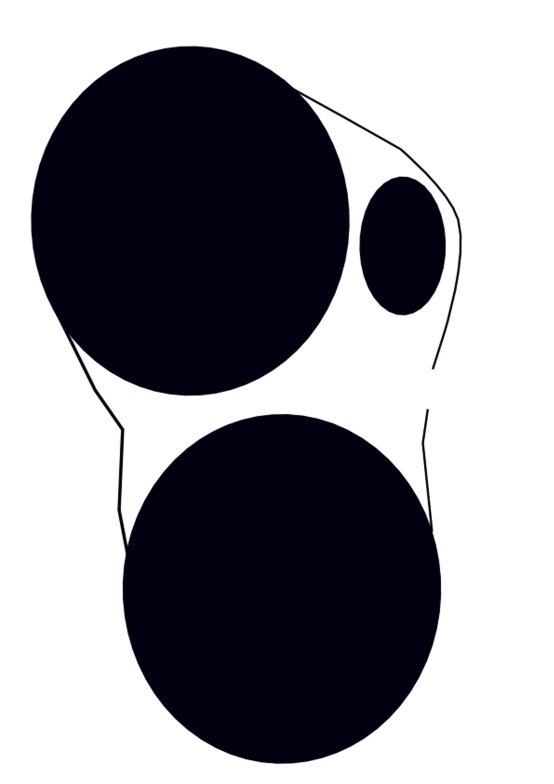
#> input picture BIROMED/knee.png, 1107 x 1567 px (shown at 1/2 size)
$ jupyter execute --allow-errors Final.ipynb
#> lines starting #> are read from the running program, lines starting #| are printed output that depends on the picture
[cell 1]
import math
import random
from time import sleep
import pickle
import sys

import numpy as np
import pandas as pd
from matplotlib import image, pyplot, figure, patches
from tqdm.notebook import tqdm
from matplotlib.animation import FuncAnimation
import scipy.interpolate as si

from PIL import Image, ImageDraw

[cell 2]
# Initialising Path Planning Simulation Parameters

# Initialising Link Lengths of the endoscope.

tipLength = 150 # End-effector link is longer than the other analogous to the dimensions in Zsombor's thesis.
linkLength = 50 # Have simplified all the link lengths except the end-effector to be equidistant.

noOfLinks = 6 # Number of Links in the endoscope

# Distance factors for collision checking.
# Task Space Solution Generation uses a stricter factor (generationDimFactor) than Configuration Space Solution Generation (actualDimFactor)
generationDimFactor = .9
actualDimFactor = .6

[cell 3]
img = Image.open('knee.png') # Reading the knee image for Simulation
#> img is the input picture: PIL image 1107x1567 RGB; mean R, G, B 145.7, 145.7, 152.5

[cell 4]
# Transformation functions for flipping image to conventional xy axes and back to the original axes.

def convertImgAxArr2CoordAxArr(ar):
    return np.fliplr(ar.T)

def convertCoordAxArr2ImgAxArr(ar):
    return np.fliplr(ar).T

[cell 5]
# Storing numpy array versions of the image in both axes

img_arr = np.array(img.convert('L'))
arr = convertImgAxArr2CoordAxArr(img_arr)
#> in convertImgAxArr2CoordAxArr, `return np.fliplr(ar.T)`:
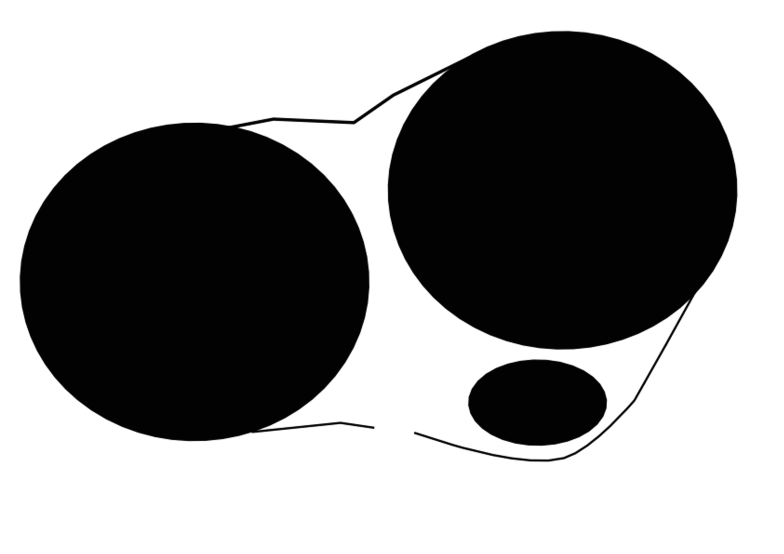
#> returned value: shape (1107, 1567) (shown at 1/2 size); min 0, max 255, mean 146.5

[cell 6]
# Function which returns points within a square of certain length around the point of interest

def returnPointCollisionCheckingAreaPoints(collisionCheckList, numSteps, currCoord):
    for i in range(0,(numSteps+1)):
        for j in range(0,(numSteps+1)):
            collisionCheckList.append(((currCoord[0]+i),(currCoord[1]+j)))
            collisionCheckList.append(((currCoord[0]-i),(currCoord[1]+j)))
            collisionCheckList.append(((currCoord[0]+i),(currCoord[1]-j)))
            collisionCheckList.append(((currCoord[0]-i),(currCoord[1]-j)))

[cell 7]
def checkLinkCollision(startCoord, endCoord, ar, dimFactor=generationDimFactor):

    ar = ar.copy()

    # Extending the line coordinates to the closest integers outside them

    if startCoord[0] <= endCoord[0]:
        startCoord[0] = math.floor(startCoord[0])
        endCoord[0] = math.ceil(endCoord[0])
    else:
        startCoord[0] = math.ceil(startCoord[0])
        endCoord[0] = math.floor(endCoord[0])

    if startCoord[1] <= endCoord[1]:
        startCoord[1] = math.floor(startCoord[1])
        endCoord[1] = math.ceil(endCoord[1])
    else:
        startCoord[1] = math.ceil(startCoord[1])
        endCoord[1] = math.floor(endCoord[1])

    collisionCheckList = [] # Initialising the array which should contain the list of points around a line within which collision should be checked.
    collisionTolerance = dimFactor # Collision Tolerance in mm
    stepInMM = .1 # Quantifying the value of a step in pixel in mm from geometrical approximate
    numSteps = int( collisionTolerance / stepInMM ) + 1 # Quantifying the number of pixel steps around a point for which collision should be checked.
    theta = math.atan2((endCoord[1]-startCoord[1]),(endCoord[0]-startCoord[0])) # Computing angle of the line
    tanTheta = math.tan(theta)

    # Identifying the leading direction of the line

    if -(math.pi/4) <= theta <= (math.pi/4):
        direction = 'x'
    elif (math.pi/4) <= theta <= (math.pi + (math.pi/4)):
        direction = 'y'
    elif -(math.pi + (math.pi/4)) <= theta <= -(math.pi/4):
        direction = '-y'
    else:
        direction = '-x'

    if '-' in direction:
        leadingStep = -1
    else:
        leadingStep = 1

    # Identifying the perpendicular step to be taken as we take an unit step in leading direction

    if 'x' in direction:
        perpendStep = tanTheta * leadingStep
        count = abs(endCoord[0]-startCoord[0])
    elif 'y' in direction:
        perpendStep = leadingStep / tanTheta
        count = abs(endCoord[1]-startCoord[1])

    # Collecting List of Points Around the line where collsion checking must be done

    for i in range(count):
        if 'x' in direction:
            nextCoord = ( ( startCoord[0] + ( i * leadingStep ) ) ,( startCoord[1] + round( i * perpendStep ) ) )
        elif 'y' in direction:
            nextCoord = ( ( startCoord[0] + round( i * perpendStep ) ) ,( startCoord[1] + ( i * leadingStep ) ) )
        returnPointCollisionCheckingAreaPoints(collisionCheckList,numSteps,nextCoord)

    returnPointCollisionCheckingAreaPoints(collisionCheckList,numSteps,endCoord)

    collisionCheckList = list(set(collisionCheckList)) # Removing duplicates from collisionCheckList

    # Performing Collsion Checking

    for coord in collisionCheckList:
        if ( coord[0] >= ar.shape[0] ) or ( coord[1] >= ar.shape[1] ):
            continue
        if ar[coord[0],coord[1]] <= 128:
            return True

    return False

[cell 8]
# Function which Plots a Line according to our desired style processing flipped image coordinates

def plotLine(startCoord=None, endCoord=None, currCoords = None, withMarker=True, color='g'):
    if currCoords == None:
        currCoords = [startCoord, endCoord]
    if withMarker:
        pyplot.plot([c[0] for c in currCoords],[(arr.shape[1]-c[1]) for c in currCoords],linestyle='-',color=color,marker='o')
    else:
        pyplot.plot([c[0] for c in currCoords],[(arr.shape[1]-c[1]) for c in currCoords],linestyle='-',color=color)

[cell 9]
class TaskSpacePlanner:

    # Class for task space solution generation and handling
    # Generates solution in reverse from the end configuration to the start configuration

    class Node:

        # Class which handles the link's end position, orientation and its parent

        def __init__(self, x, y, theta):

            self.x = x
            self.y = y
            self.theta = theta
            self.parent = None

    def __init__(self, start, goal, fp = 10, cp = 1.5, rho = 10, alpha = 0.06, epsilon=100, max_iter=200000, fileName=None):

        # Initialising the start and end coordinates for the end-effector

        self.start = self.Node(start[0], start[1], self.wrap_theta(start[2]))
        self.end = self.Node(goal[0], goal[1], self.wrap_theta(goal[2]))

        # Initialising the boundary dimension around start coordinate within which random node would be sampled
        self.init_fp = fp
        self.fpX = fp
        self.fpY = fp
        self.cp = cp # Factor of geometric increase of fp

        self.rho = rho # Unit step in translation
        self.alpha = alpha # Unit step in orientation
        self.epsilon = epsilon # Distance relaxation around start coordinate for convergence
        self.max_iter = max_iter # Maximum iterations of solution search

        self.T_goal = [self.end] # Tree of connected nodes from the end configuration
        self.trajectoryNodes = [] # List to store final main branch list of nodes from end configuration to start configuration
        self.extNodes = [] # Synthesised additional nodes for generating configuration space solution later on

        if not (fileName == None):
            self.load_state(fileName) # Loading solution directly from file when filename is provided

    # Function to store the generated solution in the object in a file

    def save_state(self, fileName):
        sf = pd.DataFrame(columns=["start","end","init_fp","fpX","fpY","cp","rho",
                                   "alpha","epsilon","T_goal","max_iter","trajectoryNodes","extNodes"])
        s = self.convertNodeToArray(self.start)
        e = self.convertNodeToArray(self.end)
        T_g = [self.convertNodeToArray(t) for t in self.T_goal]
        t_N = [self.convertNodeToArray(t) for t in self.trajectoryNodes]
        e_N = [self.convertNodeToArray(t) for t in self.extNodes]

        sf = sf.append({
                            "start":s,
                            "end":e,
                            "init_fp":self.init_fp,
                            "fpX":self.fpX,
                            "fpY":self.fpY,
                            "cp":self.cp,
                            "rho":self.rho,
                            "alpha":self.alpha,
                            "epsilon":self.epsilon,
                            "T_goal":T_g,
                            "max_iter":self.max_iter,
                            "trajectoryNodes":t_N,
                            "extNodes":e_N
                      }, ignore_index=True)

        sf.to_csv(fileName,index=False)

    # Function to read the generated solution from a file

    def load_state(self, fileName):

        sf = pd.read_csv(fileName)

        self.start = self.readNodeFromArray(self.local_eval(sf.start.iloc[0]))
        self.end = self.readNodeFromArray(self.local_eval(sf.end.iloc[0]))
        self.T_goal = [self.readNodeFromArray(t) for t in self.local_eval(sf.T_goal.iloc[0])]
        self.trajectoryNodes = [self.readNodeFromArray(t) for t in self.local_eval(sf.trajectoryNodes.iloc[0])]
        self.extNodes = [self.readNodeFromArray(t) for t in self.local_eval(sf.extNodes.iloc[0])]
        self.init_fp = self.local_eval(sf.init_fp.iloc[0])
        self.fpX = self.local_eval(sf.fpX.iloc[0])
        self.fpY = self.local_eval(sf.fpY.iloc[0])
        self.cp = self.local_eval(sf.cp.iloc[0])
        self.rho = self.local_eval(sf.rho.iloc[0])
        self.alpha = self.local_eval(sf.alpha.iloc[0])
        self.epsilon = self.local_eval(sf.epsilon.iloc[0])
        self.max_iter = self.local_eval(sf.max_iter.iloc[0])

    # Function for generating the task space plan

    def plan(self):

        # Generating link's extremes from Node
        linkStartCoord = [self.end.x,self.end.y]
        linkEndX = self.end.x + ( tipLength * math.cos( self.end.theta + math.pi ) )
        linkEndY = self.end.y + ( tipLength * math.sin( self.end.theta + math.pi ) )
        linkEndCoord = [linkEndX, linkEndY]

        # Checking if end link under collision
        if checkLinkCollision( linkStartCoord, linkEndCoord, arr ):
            print("Start under Collision")
            return None

        for i in tqdm(range(self.max_iter)):

            rnd_node = self.get_random_node() # Generating Random Node

            # Identifying nearest node to random node
            nearest_ind = self.get_nearest_node_index(self.T_goal, rnd_node)
            nearest_node = self.T_goal[nearest_ind]

            new_node = self.steer(nearest_node, rnd_node) # Generating a new node from nearest node in the direction of random node

            # Generating a new node coords to verify for collision
            linkStartCoord = [new_node.x,new_node.y]
            linkEndX = new_node.x + ( tipLength * math.cos( new_node.theta + math.pi ) )
            linkEndY = new_node.y + ( tipLength * math.sin( new_node.theta + math.pi ) )
            linkEndCoord = [linkEndX, linkEndY]

            # Checking for collision
            if not checkLinkCollision( linkStartCoord, linkEndCoord, arr, dimFactor=actualDimFactor):

                self.T_goal.append(new_node) # Appending new node to tree
                self.fp = self.init_fp # Resetting random node generation window

                # Checking if new node is in proximity to start
                if self.calc_dist_to_start(self.T_goal[-1].x, self.T_goal[-1].y) <= self.epsilon:

                    lastNode = self.T_goal[-1]
                    d, t = self.calc_distance_and_angle(self.start,lastNode)

                    # Generating artifical nodes which translate the lastNode to the start node with a lower threshold of rho
                    while ( d > self.rho):
                        newX = lastNode.x + ( self.rho * math.cos( t + math.pi ) )
                        newY = lastNode.y + ( self.rho * math.sin( t + math.pi ) )
                        newNode = self.Node(newX,newY,lastNode.theta)
                        newNode.parent = lastNode
                        self.T_goal.append(newNode)
                        lastNode = self.T_goal[-1]
                        d, t = self.calc_distance_and_angle(self.start,lastNode)

                    oldTheta = self.T_goal[-1].theta
                    thetaDiff = self.wrap_theta(self.start.theta - oldTheta)

                    # Rotating the lastNode in steps to align with the start node's orientation
                    if not ( abs(thetaDiff) <= self.alpha ):

                        thetaDiffSign = thetaDiff / abs(thetaDiff)

                        while True:

                            newTheta = oldTheta + (thetaDiffSign * self.alpha)

                            if ( abs(self.wrap_theta(self.start.theta - newTheta)) < self.alpha ):
                                break

                            self.T_goal.append(self.Node(self.T_goal[-1].x,self.T_goal[-1].y,self.wrap_theta(newTheta)))
                            self.T_goal[-1].parent = self.T_goal[-2]

                            oldTheta = newTheta

                    # Appending the start to the tree
                    self.start.parent = self.T_goal[-1]
                    self.T_goal.append(self.start)

                    self.generate_trajectory() # Generating the main branch solution

                    lastNode = self.T_goal[-1]

                    for i in np.arange(self.rho, (tipLength + ( linkLength * noOfLinks ) + self.rho), self.rho):

                        linkEndX = self.start.x + ( i * math.cos( self.start.theta + math.pi ) )
                        linkEndY = self.start.y + ( i * math.sin( self.start.theta + math.pi ) )
                        newNode = self.Node(linkEndX,linkEndY,self.start.theta)
                        newNode.parent = lastNode
                        self.extNodes.append(newNode)
                        lastNode = newNode

                    return self.T_goal

            else:

                # Geometrically incrementing random node synthesis when generated new node is under collision upto the limit of the image shape.

                if self.fpX < arr.shape[0]:
                    self.fpX *= self.cp
                    self.fpX = min(self.fpX, arr.shape[0])

                if self.fpY < arr.shape[1]:
                    self.fpY *= self.cp
                    self.fpY = min(self.fpY, arr.shape[1])

        return None  # if path is not found

    # [54 lines left out: functions steer, calc_dist_to_start, get_random_node, generate_trajectory, not called in this run]

    # Function to read a node from an array
    def readNodeFromArray(self, arr):
        return self.Node(arr[0],arr[1],arr[2])

    # Function to evaluate python data type from string with error handling
    # [7 lines left out: function local_eval, not called in this run]

    # Function to wrap theta within - pi to + pi
    @staticmethod
    def wrap_theta(theta):
        if theta >= 0:
            theta = ( theta % ( 2 * math.pi ) )
            if theta > math.pi:
                theta -= 2 * math.pi
        elif theta < 0:
            theta = - ( abs(theta) % ( 2 * math.pi ) )
            if theta <= - math.pi:
                theta += 2 * math.pi
        return theta

    # Function to calculate distance and angle between coordinates of two nodes
    # [15 lines left out: functions calc_distance_and_angle, get_nearest_node_index, not called in this run]

    # Function to print details of a node
    @staticmethod
    def printNode(n):
        print(n.x,n.y,n.theta)

    # Function to store details of a node in an array
    @staticmethod
    def convertNodeToArray(n):
        return [n.x,n.y,n.theta]

[cell 10]
# Function to check if a node is in collision

# [10 lines left out: function checkNodeCollision, not called in this run]

[cell 11]
# Function to plot node

def plotNode(n,withMarker=True,isTip=True,shouldCheck=True,dimFactor=generationDimFactor):

    # Generating node start and end coordinates
    s = [n.x, n.y]
    if isTip:
        e = [(n.x-(tipLength*math.cos(n.theta))),(n.y-(tipLength*math.sin(n.theta)))]
    else:
        e = [(n.x-(linkLength*math.cos(n.theta))),(n.y-(linkLength*math.sin(n.theta)))]

    color = 'g' # setting default color to green

    # Setting default color to red if asked to check and if under collision
    if shouldCheck:
        if checkLinkCollision(s, e, arr.copy(),dimFactor=dimFactor):
            color='r'

    plotLine(s,e,withMarker=withMarker,color=color) # plotting line for start and end coordinates computed

[cell 12]
# Function to plot the knee environment

def plotEnvironment():
    f = pyplot.figure()
    f.set_figheight(f.get_figheight()*3)
    f.set_figwidth(f.get_figwidth()*5)
    ar = 255*np.ones([(arr.shape[0]+400),arr.shape[1]])
    ar[0:arr.shape[0],:] = arr.copy()
    pyplot.imshow(convertCoordAxArr2ImgAxArr(ar))
    del ar

[cell 13]
# Setting the target

target = TaskSpacePlanner.Node(275,665,(math.pi*1.15))

[cell 14]
# Checking if the target has collision

plotEnvironment()
#> in plotEnvironment, `ar[0:arr.shape[0],:] = arr.copy()`:
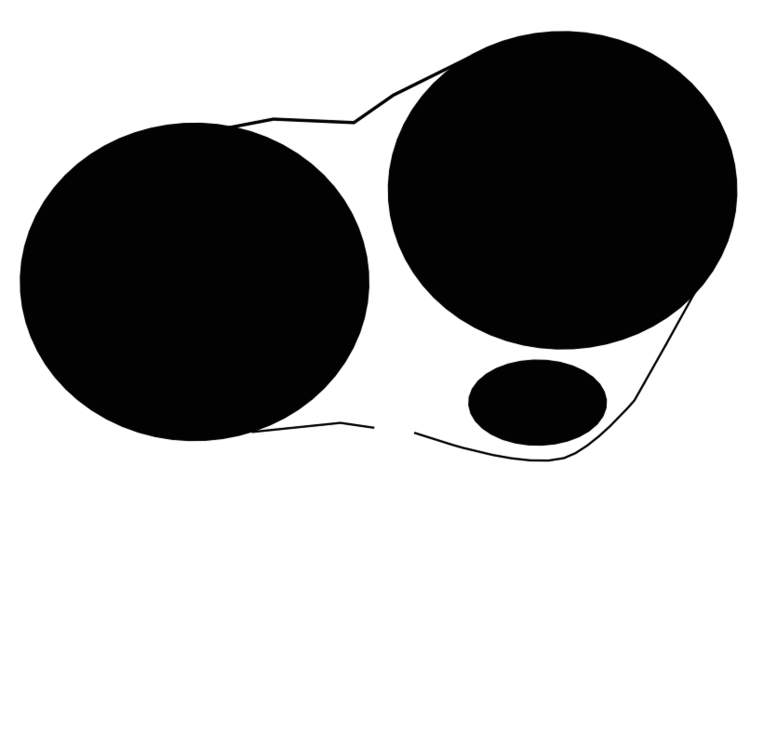
#> ar: shape (1507, 1567) float64 (shown at 1/2 size); min 0, max 255, mean 175.3
#> in convertCoordAxArr2ImgAxArr, `return np.fliplr(ar).T`:
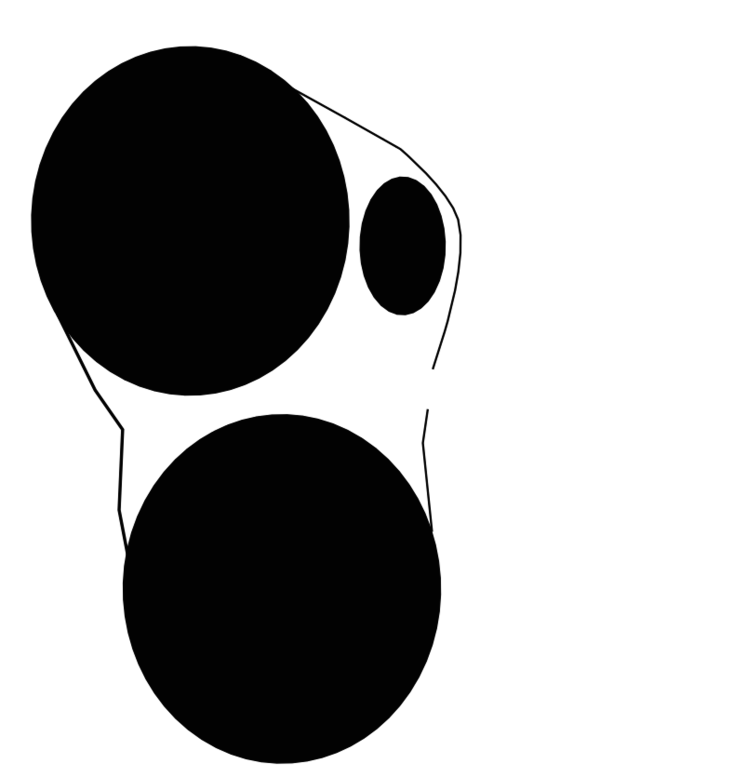
#> returned value: shape (1567, 1507) float64 (shown at 1/2 size); min 0, max 255, mean 175.3
plotNode(target,withMarker=False,isTip=True,shouldCheck=True,dimFactor=generationDimFactor)
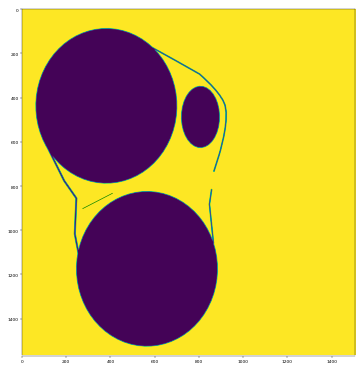
#> figure drawn by matplotlib, 1 panel

[cell 15]
# Set Initial parameters and generate task space solution
taskSpacePlanner = TaskSpacePlanner(start=[950, 800, math.pi],goal=[target.x,target.y,target.theta], max_iter=5000)
#> (the rest of this cell did not finish here and is left out)

#> after the loop in plan, `for i in tqdm(range(self.max_iter)):`: self.T_goal = 1 item; self.extNodes = []; self.fpX = 10

if node_list is None:
    print("Cannot find path")
else:
    print("found path!!")

[cell 16]
fileName = f'Task_Space_Data/start_{taskSpacePlanner.start.x}_{taskSpacePlanner.start.y}_{taskSpacePlanner.start.theta}_end_{taskSpacePlanner.end.x}_{taskSpacePlanner.end.y}_{taskSpacePlanner.end.theta}.csv'

#> (a cell that did not finish here is left out)

#> in save_state, `s = self.convertNodeToArray(self.start)`: s = [950, 800, 3.14]
#> in save_state, `T_g = [self.convertNodeToArray(t) for t in self.T_goal]`: T_g = [[275, 665, -2.67]]
#> in save_state, `e_N = [self.convertNodeToArray(t) for t in self.extNodes]`: e_N = []

#> (a cell that did not finish here is left out)

[cell 19]
# Plotting the tree of nodes

plotEnvironment()
[plotNode(n,withMarker=False,dimFactor = actualDimFactor) for n in taskSpacePlanner.T_goal]
if not (len(taskSpacePlanner.trajectoryNodes) == 0):
    plotLine(currCoords=[[t.x,t.y] for t in taskSpacePlanner.trajectoryNodes],color='k',withMarker=False)
pyplot.title("Tree of Nodes")
pyplot.show()
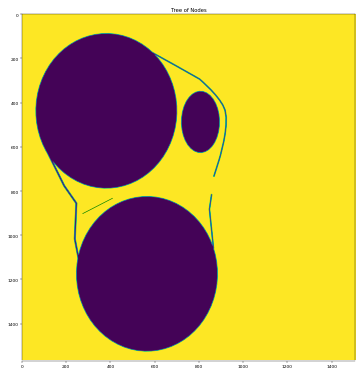
#> figure drawn by matplotlib, 1 panel

[cell 20]
# Plotting the Main Branch Nodes

plotEnvironment()
[plotNode(n,withMarker=False,dimFactor=actualDimFactor) for n in taskSpacePlanner.trajectoryNodes]
if not (len(taskSpacePlanner.trajectoryNodes) == 0):
    plotLine(currCoords=[[t.x,t.y] for t in taskSpacePlanner.trajectoryNodes],color='k',withMarker=False)
pyplot.title("Main Branch Nodes")
pyplot.show()

[cell 21]
# Function to smooth out trajectory obtained

def getSmooth(coords, d, n):

    def bspline(cv, n=100, degree=3):

        """ Calculate n samples on a bspline

            cv :      Array ov control vertices
            n  :      Number of samples to return
            degree:   Curve degree
        """
        cv = np.asarray(cv)
        count = cv.shape[0]

        # Prevent degree from exceeding count-1, otherwise splev will crash
        degree = np.clip(degree,1,count-1)

        # Calculate knot vector
        kv = np.array([0]*degree + list(range(count-degree+1)) + [count-degree]*degree,dtype='int')

        # Calculate query range
        u = np.linspace(0,(count-degree),n)

        # Calculate result
        return np.array(si.splev(u, (kv,cv.T,degree))).T

    cv = np.array(coords) # Converting coords to np array

    p = bspline(cv,n=n,degree=d)
    x,y = p.T

    coordsSmooth = [[x[i],y[i]] for i in range(len(x))]

    return coordsSmooth

[cell 22]
# Function with params of smoothing and which returns smoothened trajectory as nodes list with static theta

def smoothTrajectory(trajectory):
    trajectoryCoordsSmooth = getSmooth([[t.x,t.y] for t in trajectory], 3, int(len(trajectory)/3))
    return [TaskSpacePlanner.Node(t[0],t[1],math.pi) for t in trajectoryCoordsSmooth]

[cell 23]
# Function to obtain trajectory checklist for configuration space solution generation

# [12 lines left out: function getCheckList, not called in this run]

#> (a cell that did not finish here is left out)
